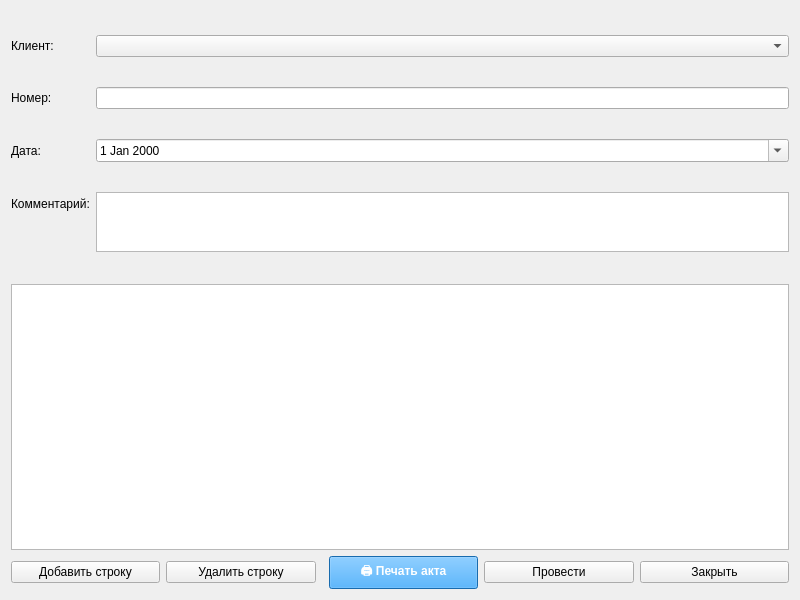
<?xml version="1.0" encoding="UTF-8"?>
<ui version="4.0">
    <class>RentalForm</class>
    <widget class="QWidget" name="RentalForm">
        <property name="geometry">
            <rect><x>0</x><y>0</y><width>800</width><height>600</height></rect>
        </property>
        <layout class="QVBoxLayout" name="verticalLayout">
            <item>
                <layout class="QFormLayout" name="formLayout">
                    <item row="0" column="0"><widget class="QLabel" name="label"><property name="text"><string>Клиент:</string></property></widget></item>
                    <item row="0" column="1"><widget class="QComboBox" name="comboBoxClient"/></item>
                    <item row="1" column="0"><widget class="QLabel" name="label_2"><property name="text"><string>Номер:</string></property></widget></item>
                    <item row="1" column="1"><widget class="QLineEdit" name="lineEditNumber"/></item>
                    <item row="2" column="0"><widget class="QLabel" name="label_3"><property name="text"><string>Дата:</string></property></widget></item>
                    <item row="2" column="1"><widget class="QDateEdit" name="dateEdit"><property name="calendarPopup"><bool>true</bool></property></widget></item>
                    <item row="3" column="0"><widget class="QLabel" name="label_4"><property name="text"><string>Комментарий:</string></property></widget></item>
                    <item row="3" column="1"><widget class="QTextEdit" name="textEditComment"><property name="maximumSize"><size><width>16777215</width><height>60</height></size></property></widget></item>
                </layout>
            </item>
            <item>
                <widget class="QTableView" name="tableView">
                    <property name="alternatingRowColors"><bool>true</bool></property>
                </widget>
            </item>
            <item>
                <layout class="QHBoxLayout" name="horizontalLayout">
                    <item><widget class="QPushButton" name="btnAddRow"><property name="text"><string>Добавить строку</string></property></widget></item>
                    <item><widget class="QPushButton" name="btnDeleteRow"><property name="text"><string>Удалить строку</string></property></widget></item>
                    <item><spacer name="horizontalSpacer"><property name="orientation"><enum>Qt::Horizontal</enum></property></spacer></item>
                    <item>
                        <widget class="QPushButton" name="btnPrintAct">
                            <property name="text">
                                <string>🖨️ Печать акта</string>
                            </property>
                            <property name="styleSheet">
                                <string>QPushButton { background-color: #2196F3; color: white; font-weight: bold; padding: 5px; }</string>
                            </property>
                        </widget>
                    </item>
                    <item><widget class="QPushButton" name="btnPost"><property name="text"><string>Провести</string></property></widget></item>
                    <item><widget class="QPushButton" name="btnClose"><property name="text"><string>Закрыть</string></property></widget></item>
                </layout>
            </item>
        </layout>
    </widget>
    <resources/>
    <connections/>
</ui>
